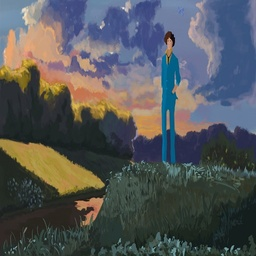
#> input picture k_means_image_compression/test2.jpg, 256 x 256 px, shrunk from 512 x 512 before the run
$ python image_compression.py
#> lines starting #> are read from the running program, lines starting #| are printed output that depends on the picture
import numpy as np
import matplotlib.pyplot as plt
from PIL import Image


def draw_line(p1, p2, style="-k", linewidth=1):
    plt.plot([p1[0], p2[0]], [p1[1], p2[1]], style, linewidth=linewidth)


def plot_data_points(X, idx):
    # plots data points in X, coloring them so that those with the same
    # index assignments in idx have the same color
    plt.scatter(X[:, 0], X[:, 1], c=idx)


def plot_progress_kMeans(X, centroids, previous_centroids, idx, K, i):
    # Plot the examples
    plot_data_points(X, idx)

    # Plot the centroids as black 'x's
    plt.scatter(centroids[:, 0], centroids[:, 1], marker='x', c='k', linewidths=3)

    # Plot history of the centroids with lines
    for j in range(centroids.shape[0]):
        draw_line(centroids[j, :], previous_centroids[j, :])

    plt.title("Iteration number %d" %i)


def kMeans_init_centroids(X, K):

    """
    this function initializes K centroids that are to be
        used in K-Means on the dataset X

    parameters
    ----------
        X : ndarray
            data points
        K : int
            number of centroids/clusters

    returns
    -------
        centroids : ndarray
            initialized centroids
    """

    # randomly reorder the indices of examples
    randidx = np.random.permutation(X.shape[0])

    # take the first K examples as centroids
    centroids = X[randidx[:K]]

    return centroids


def find_closest_centroids(X, centroids):

    """
    computes the centroid memberships for every example

    parameters
    ----------
        X : ndarray (m, n)
            input values
        centroids : ndarray
            k centroids

    returns
    -------
        idx : array_like (m,)
            closest centroids

    """

    K = centroids.shape[0]
    idx = np.zeros(X.shape[0], dtype=int)

    for i in range(X.shape[0]):
        min_distance = np.inf

        for j in range(centroids.shape[0]):
            curr_distance = np.linalg.norm(X[i] - centroids[j])

            if curr_distance < min_distance:
                min_distance = curr_distance
                idx[i] = j

    return idx


def compute_centroids(X, idx, K):

    """
    returns the new centroids by computing the means of the
        data points assigned to each centroid.

    parameters
    ----------
        X : ndarray   (m, n)
            data points
        idx : ndarray (m,)
            array containing index of closest centroid for each
                example in X
            concretely, idx[i] contains the index of
                the centroid closest to example i
        K : int
            number of centroids

    returns
    -------
        centroids : ndarray (K, n)
            new centroids computed
    """

    m, n = X.shape
    centroids = np.zeros((K, n))

    for k in range(K):
        idx_k = [i for i, x in enumerate(idx) if x == k]
        X_k = X[idx_k]
        mu_k = np.mean(X_k, axis=0)
        centroids[k] = mu_k

    return centroids


def run_kMeans(X, initial_centroids, max_iters=10, plot_progress=False):

    """
    runs the K-Means algorithm on data matrix X
    where each row of X is a single example
    """

    m, n = X.shape
    K = initial_centroids.shape[0]
    centroids = initial_centroids
    previous_centroids = centroids
    idx = np.zeros(m)

    for i in range(max_iters):

        # output progress
        print("K-Means iteration %d/%d" % (i, max_iters-1))

        # for each example in X, assign it to the closest centroid
        idx = find_closest_centroids(X, centroids)

        # optionally plot progress
        if plot_progress:
            plot_progress_kMeans(X, centroids, previous_centroids, idx, K, i)
            previous_centroids = centroids

        # hiven the memberships, compute new centroids
        centroids = compute_centroids(X, idx, K)

    plt.show()

    return centroids, idx


# load an example dataset
X = np.load("k_means_image_compression_data.npy")
#> (reads k_means_image_compression/k_means_image_compression_data.npy from the repository)

# set initial centroids
initial_centroids = np.array([[3,3], [6,2], [8,5]])
K = 3

max_iters = 10
centroids, idx = run_kMeans(X, initial_centroids, max_iters, plot_progress=True)
#> in run_kMeans, `plt.show()`:
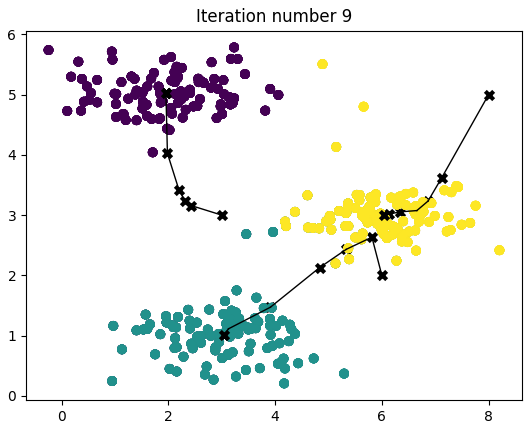
#> figure drawn by matplotlib, 1 panel


# ------------------------------------------------------------------------------------------
#                               Image Compression
# ------------------------------------------------------------------------------------------

K = 8          # number of colors to keep
max_iters = 10  # try different values
original_img = plt.imread('test2.jpg')
#> original_img is the input picture: shape (256, 256, 3); mean R, G, B 84.1, 87.1, 89

plt.imshow(original_img)
print("shape of original_img is:", original_img.shape)
#| shape of original_img is: (256, 256, 3)

original_img = original_img / 255

X_img = np.reshape(original_img, (original_img.shape[0] * original_img.shape[1], 3))

print(X_img)
#> (printed output is left out)

# choose random pixels as centroids
initial_centroids = kMeans_init_centroids(X_img, K)
#> in kMeans_init_centroids, `centroids = X[randidx[:K]]`: centroids = [[0.18, 0.22, 0.176], [0.463, 0.49, 0.6], [0.133, 0.176, 0.192], [0.714, 0.608, 0.298], [0.161, 0.196, 0.192], [0.114, 0.137, 0.122], [0.255, 0.306, 0.522], [0.184, 0.216, 0.173]]
#> initial_centroids has the same summary as centroids in kMeans_init_centroids
centroids, idx = run_kMeans(X_img, initial_centroids, max_iters)
#> centroids = [[0.283, 0.331, 0.297], [0.463, 0.5, 0.599], [0.174, 0.201, 0.179], [0.732, 0.579, 0.447], [0.194, 0.229, 0.259], [0.121, 0.149, 0.136], [0.247, 0.349, 0.517], [0.616, 0.508, 0.232]]

print("shape of idx:", idx.shape)
#| shape of idx: (65536,)
print("closest centroid for the first five elements:", idx[:5])
#| closest centroid for the first five elements: [1 1 1 1 1]
print(centroids[idx, :])
#> (printed output is left out)

# represent image in terms of indices
X_recovered = centroids[idx, :]
# reshape recovered image into proper dimensions
X_recovered = np.reshape(X_recovered, original_img.shape)
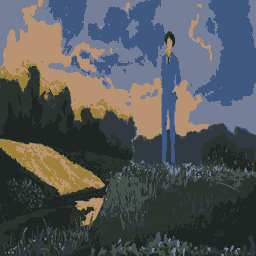
#> X_recovered: shape (256, 256, 3) float64; mean R, G, B 0.33, 0.342, 0.349

print(X_recovered)
#> (printed output is left out)

# display original image
fig, ax = plt.subplots(1,2, figsize=(8,8))
plt.axis('off')

ax[0].imshow(original_img * 255)
ax[0].set_title('original')
ax[0].set_axis_off()

# display compressed image
ax[1].imshow(X_recovered * 255)
ax[1].set_title('compressed with %d colours'%K)
ax[1].set_axis_off()

X_save = Image.fromarray((X_recovered * 255).astype(np.uint8))
X_save.save("compressed.jpg")
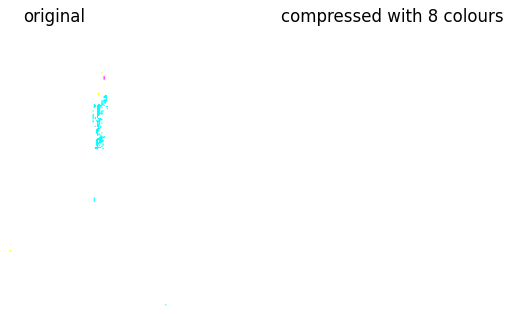
#> figure drawn by matplotlib, 2 panels
